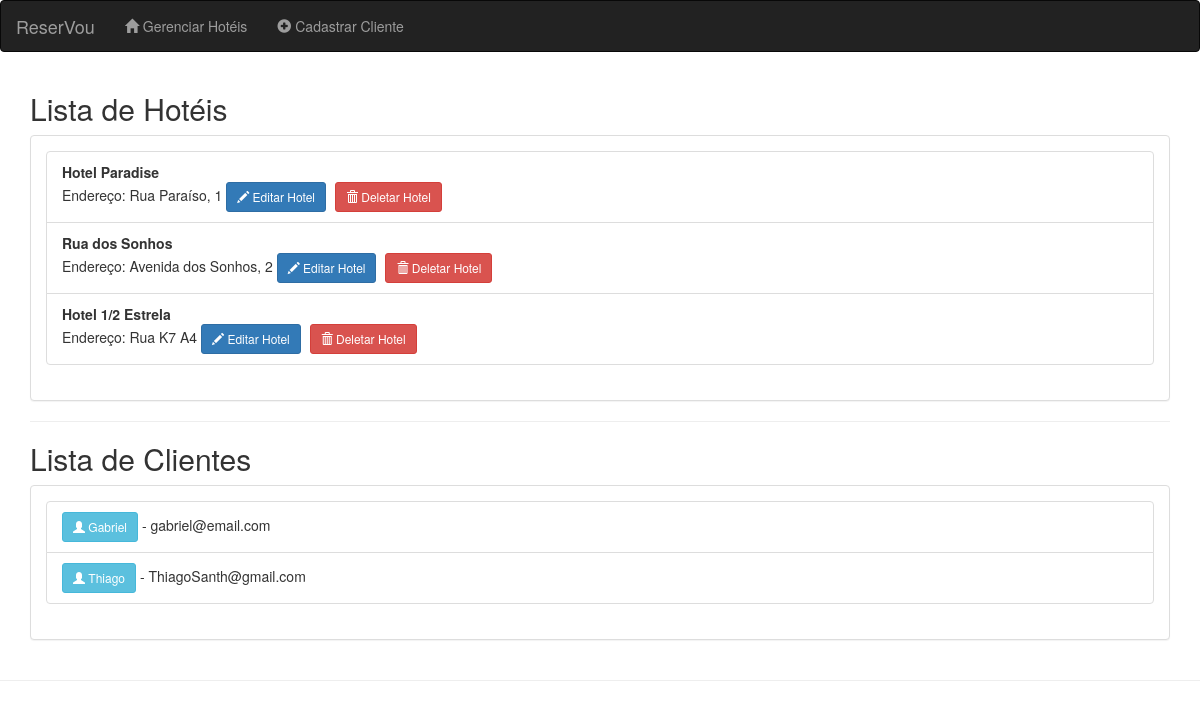
The app's page /, older data.
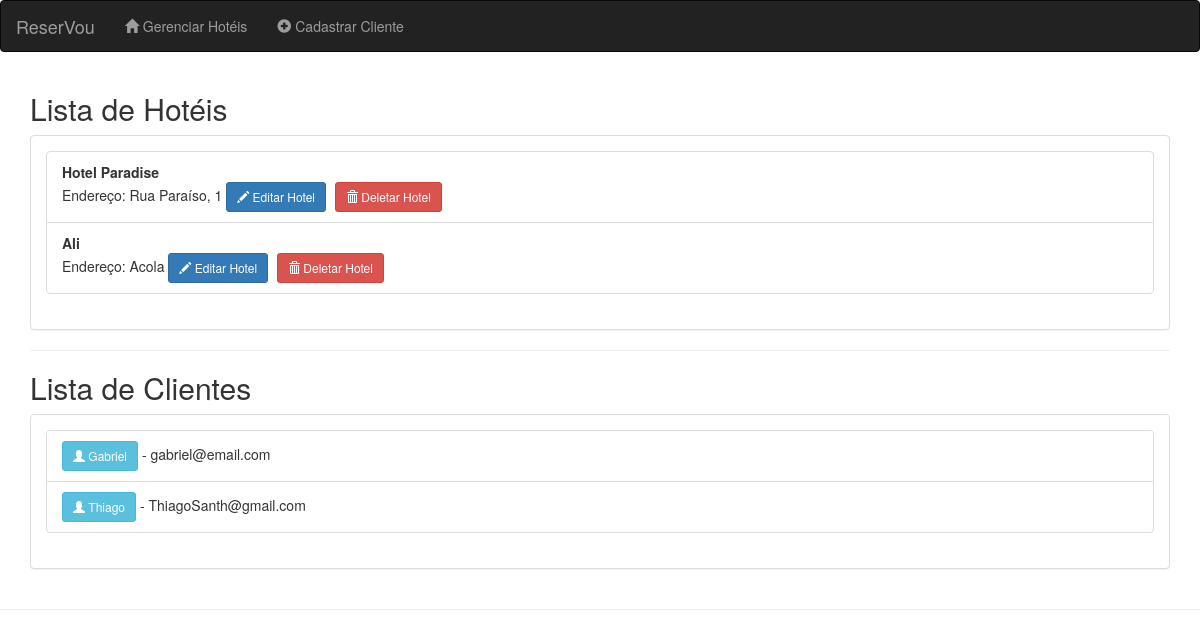
The same page, newer data.
### ReserVou/models.py (models this page shows, shortened)
class Hotel (models.Model):
    nome = models.CharField(max_length = 100, null = False, blank = False)
    endereco = models.CharField(max_length = 150, null = False, blank = False)

class Cliente (models.Model):
    nome = models.CharField(max_length = 100, null = False, blank = False)
    email = models.EmailField(unique = True, max_length = 100, null = False, blank = False)
    telefone = models.CharField(max_length = 11, null = False, blank = False)

### ReserVou/views.py (the view)
# urls.py: path('', views.pagina_inicial, name='home'),
def pagina_inicial(request):
    clientes = Cliente.objects.all()
    hoteis = Hotel.objects.all()
    return render(request, 'ReserVou/pagina_inicial.html', {'clientes': clientes, 'hoteis': hoteis})

### ReserVou/templates/ReserVou/pagina_inicial.html (shortened to what this page needs)
<!DOCTYPE html>
<html lang="pt">
<head>
    <link rel="stylesheet" href="https://maxcdn.bootstrapcdn.com/bootstrap/3.4.1/css/bootstrap.min.css">
</head>
<body>
    <nav class="navbar navbar-inverse">
        <div class="container-fluid">
            <div class="navbar-header">
                <a class="navbar-brand" href="{% url 'home' %}">ReserVou</a>
            </div>
            <ul class="nav navbar-nav">
                <li><a href="{% url 'gerenciar_hoteis' %}"><span class="glyphicon glyphicon-home"></span> Gerenciar Hotéis</a></li>
                <li><a href="{% url 'cadastrar_cliente' %}"><span class="glyphicon glyphicon-plus-sign"></span> Cadastrar Cliente</a></li>
            </ul>
        </div>
    </nav>
    <div class="container">
        <h2>Lista de Hotéis</h2>
        <div class="panel panel-default">
            <div class="panel-body">
                <ul class="list-group">
                    {% for hotel in hoteis %}
                        <li class="list-group-item">
                            <strong>{{ hotel.nome }}</strong><br>
                            Endereço: {{ hotel.endereco }}  <a href="{% url 'editar_hotel' hotel.id %}" class="btn btn-primary btn-sm"><span class="glyphicon glyphicon-pencil"></span> Editar Hotel</a>
<a href="{% url 'deletar_hotel' hotel.id %}" class="btn btn-danger btn-sm" style="margin-left: 5px;"><span class="glyphicon glyphicon-trash"></span> Deletar Hotel</a>
                        </li>
                    {% empty %}
                        <li class="list-group-item text-muted">Nenhum hotel cadastrado ainda.</li>
                    {% endfor %}
                </ul>
            </div>
        </div>
        <hr>
        <h2>Lista de Clientes</h2>
        <div class="panel panel-default">
            <div class="panel-body">
                <ul class="list-group">
                    {% for cliente in clientes %}
                        <li class="list-group-item">
                            <a href="{% url 'perfil_cliente' cliente.id %}" class="btn btn-info btn-sm">
                                <span class="glyphicon glyphicon-user"></span> {{ cliente.nome }}
                            </a> - {{ cliente.email }}
                        </li>
                    {% empty %}
                        <li class="list-group-item text-muted">Nenhum cliente cadastrado ainda.</li>
                    {% endfor %}
                </ul>
            </div>
        </div>
    </div>
<hr>
</body>
</html>

Row changes from the older to the newer data that the page shows:
removed Hotel: nome "Rua dos Sonhos", endereco "Avenida dos Sonhos, 2"
removed Hotel: nome "Hotel 1/2 Estrela", endereco "Rua K7 A4"
added Hotel: nome "Ali", endereco "Acola"
